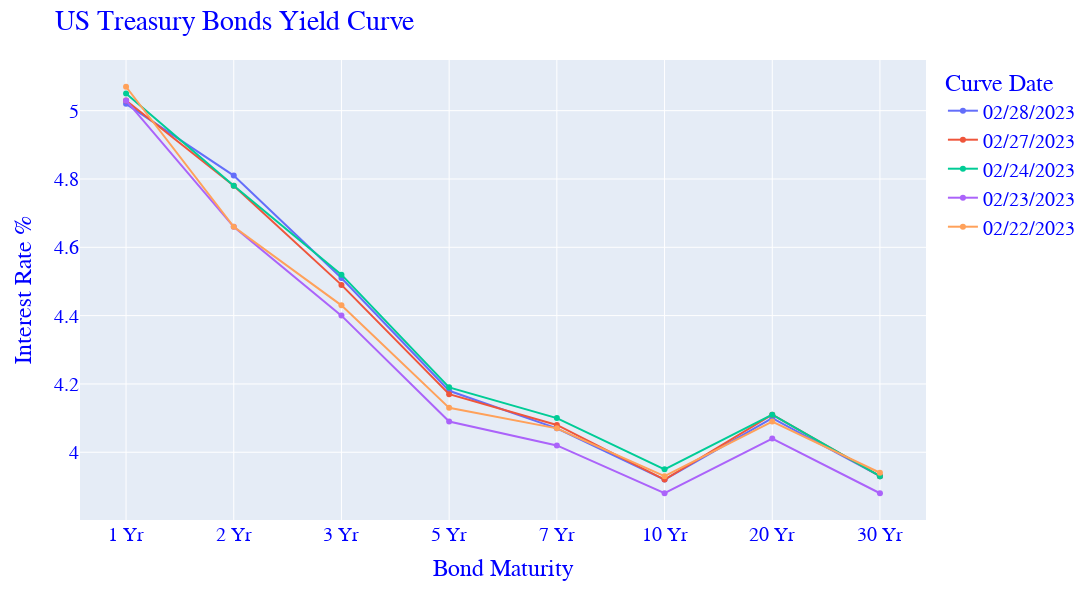

Source (notebook cell):
### Markdown cell above
### Plot the Most Recent Yield Curves

### Code cell
longest_n_maturities = 8   # For ALL maturities set = len(yield_curve_df2)
last_n_days = 5            # For ALL days in the data set = -1
fig = px.line(yield_curve_df2.iloc[-longest_n_maturities:,:last_n_days],markers=True)

fig.update_layout(
    width=1200,
    height=600,
   title="US Treasury Bonds Yield Curve",
   xaxis_title='Bond Maturity',
   yaxis_title='Interest Rate %',
   legend_title="Curve Date",
   font=dict(
      family="Arial",
      size=20,
      color="blue"
   )
)
fig.show()

### Figure 1 — Plotly figure (JSON) as saved in the notebook; plotly's stock layout.template omitted (floating-point values rounded to 4 significant figures)
{"data": [{"hovertemplate": "variable=02/28/2023<br>Maturity=%{x}<br>value=%{y}<extra></extra>", "legendgroup": "02/28/2023", "line": {"color": "#636efa", "dash": "solid"}, "marker": {"symbol": "circle"}, "mode": "markers+lines", "name": "02/28/2023", "orientation": "v", "showlegend": true, "type": "scatter", "x": ["1 Yr", "2 Yr", "3 Yr", "5 Yr", "7 Yr", "10 Yr", "20 Yr", "30 Yr"], "xaxis": "x", "y": [5.02, 4.81, 4.51, 4.18, 4.07, 3.92, 4.1, 3.93], "yaxis": "y"}, {"hovertemplate": "variable=02/27/2023<br>Maturity=%{x}<br>value=%{y}<extra></extra>", "legendgroup": "02/27/2023", "line": {"color": "#EF553B", "dash": "solid"}, "marker": {"symbol": "circle"}, "mode": "markers+lines", "name": "02/27/2023", "orientation": "v", "showlegend": true, "type": "scatter", "x": ["1 Yr", "2 Yr", "3 Yr", "5 Yr", "7 Yr", "10 Yr", "20 Yr", "30 Yr"], "xaxis": "x", "y": [5.03, 4.78, 4.49, 4.17, 4.08, 3.92, 4.11, 3.93], "yaxis": "y"}, {"hovertemplate": "variable=02/24/2023<br>Maturity=%{x}<br>value=%{y}<extra></extra>", "legendgroup": "02/24/2023", "line": {"color": "#00cc96", "dash": "solid"}, "marker": {"symbol": "circle"}, "mode": "markers+lines", "name": "02/24/2023", "orientation": "v", "showlegend": true, "type": "scatter", "x": ["1 Yr", "2 Yr", "3 Yr", "5 Yr", "7 Yr", "10 Yr", "20 Yr", "30 Yr"], "xaxis": "x", "y": [5.05, 4.78, 4.52, 4.19, 4.1, 3.95, 4.11, 3.93], "yaxis": "y"}, {"hovertemplate": "variable=02/23/2023<br>Maturity=%{x}<br>value=%{y}<extra></extra>", "legendgroup": "02/23/2023", "line": {"color": "#ab63fa", "dash": "solid"}, "marker": {"symbol": "circle"}, "mode": "markers+lines", "name": "02/23/2023", "orientation": "v", "showlegend": true, "type": "scatter", "x": ["1 Yr", "2 Yr", "3 Yr", "5 Yr", "7 Yr", "10 Yr", "20 Yr", "30 Yr"], "xaxis": "x", "y": [5.03, 4.66, 4.4, 4.09, 4.02, 3.88, 4.04, 3.88], "yaxis": "y"}, {"hovertemplate": "variable=02/22/2023<br>Maturity=%{x}<br>value=%{y}<extra></extra>", "legendgroup": "02/22/2023", "line": {"color": "#FFA15A", "dash": "solid"}, "marker": {"symbol": "circle"}, "mode": "markers+lines", "name": "02/22/2023", "orientation": "v", "showlegend": true, "type": "scatter", "x": ["1 Yr", "2 Yr", "3 Yr", "5 Yr", "7 Yr", "10 Yr", "20 Yr", "30 Yr"], "xaxis": "x", "y": [5.07, 4.66, 4.43, 4.13, 4.07, 3.93, 4.09, 3.94], "yaxis": "y"}], "layout": {"font": {"color": "blue", "family": "Arial", "size": 20}, "height": 600, "legend": {"title": {"text": "Curve Date"}, "tracegroupgap": 0}, "margin": {"t": 60}, "title": {"text": "US Treasury Bonds Yield Curve"}, "width": 1200, "xaxis": {"anchor": "y", "domain": [0, 1], "title": {"text": "Bond Maturity"}}, "yaxis": {"anchor": "x", "domain": [0, 1], "title": {"text": "Interest Rate %"}}}}
